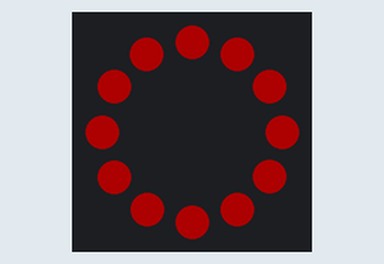
Bench run of a sketch on a simulated Arduino Uno, built with avr-gcc and run on an emulated ATmega328P. Parts: 12 RGB LEDs in a ring, first at the top, clockwise. Dim RGB values are drawn brighter than linear.

Above: at 0.6 s.
At 18.3 s:
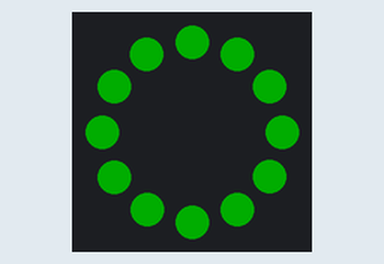
At 39.4 s:
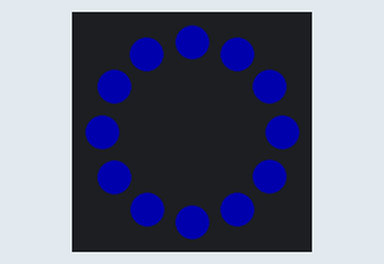

The sketch:

LED_matrix_ring_12.ino
```cpp
#include <Adafruit_NeoPixel.h>

#define PIN 6          // Pin connected to the NeoPixel ring data line
#define NUMPIXELS 12   // 12-LED ring
#define BRIGHTNESS 50  // Set brightness (0-255, keep low to reduce power draw)

// Initialize the NeoPixel ring
Adafruit_NeoPixel ring = Adafruit_NeoPixel(NUMPIXELS, PIN, NEO_GRB + NEO_KHZ800);

void setup() {
  ring.begin();               // Initialize the NeoPixel ring
  ring.setBrightness(BRIGHTNESS); // Set brightness level
  ring.show();                // Clear the ring (all pixels off)
}

void loop() {
  // Color wipe with red
  colorWipe(ring.Color(255, 0, 0), 50); // Red, 50ms delay per pixel
  delay(500); // Pause for 0.5 seconds

  // Color wipe with green
  colorWipe(ring.Color(0, 255, 0), 50); // Green, 50ms delay per pixel
  delay(500);

  // Color wipe with blue
  colorWipe(ring.Color(0, 0, 255), 50); // Blue, 50ms delay per pixel
  delay(500);
}

// Function to fill the ring with a color, one pixel at a time (clockwise)
void colorWipe(uint32_t color, uint8_t wait) {
  for (int i = 0; i < NUMPIXELS; i++) {
    ring.setPixelColor(i, color); // Set pixel color
    ring.show();                  // Update the ring
    delay(wait);                  // Delay for smooth animation
  }
}
```

Measured:
- what the display in image 0 shows lasts 0.5 s, from 0.6 s to 1.1 s
